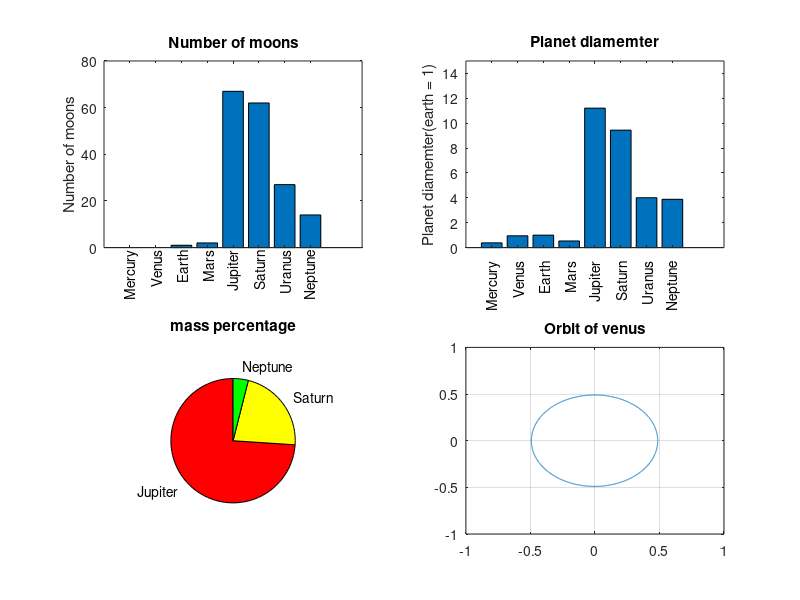

MATLAB code for this plot:


clc
clear 
close all

load planets.mat

x = load('planets.mat','moons');
y = load('planets.mat','diameter');
z = load('planets.mat','mass');

X = load('planets.mat','distance'); 
X1 = cell2mat(struct2cell(X));
X2 = X1(1,2);
Y = load('planets.mat','eccentricity'); 
Y1 = cell2mat(struct2cell(Y));
Y2 = Y1(1,2);

x1 = cell2mat(struct2cell(x));%converse
y1 = cell2mat(struct2cell(y));
z1 = cell2mat(struct2cell(z));

z2 = z1(1,[5 6 8]);

subplot(2,2,1)
bar(x1)
title('Number of moons')
ylabel('Number of moons');
xposi = 1:1:8;
yposi = (0-1)*ones(1,8);
set(gca,'XTickLabel',[])
text(xposi,yposi,{'Mercury','Venus','Earth', 'Mars', 'Jupiter', 'Saturn','Uranus','Neptune'},...
'HorizontalAlignment','right','rotation',90);
ylim([0 80])

subplot(2,2,2)
bar(y1)
title('Planet diamemter')
ylabel('Planet diamemter(earth = 1)')
set(gca,'XTickLabel',[])
text(xposi,yposi,{'Mercury','Venus','Earth', 'Mars', 'Jupiter', 'Saturn','Uranus','Neptune'},...
'HorizontalAlignment','right','rotation',90);
ylim([0 15])


subplot(2,2,3)
labels = {'Jupiter','Saturn','Neptune'};
pie(z2,labels)
title('mass percentage')
colormap prism

subplot(2,2,4)
f = 0:0.001:2*pi;
R = (Y2*X2)./(1+Y2*sin(f));
X3 = R.*sin(f)*1e2;
Y3 = R.*cos(f)*1e2;
plot(X3,Y3)
title('Orbit of venus')
grid on
xlim([-1 1])
ylim([-1 1])


